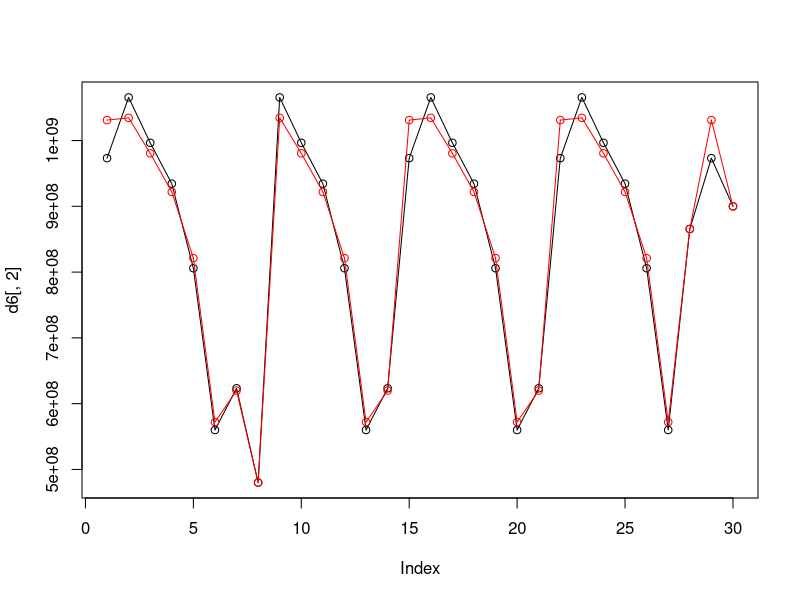

Reproduce this figure in R. (Note: this script raises an error after producing the figure.)
d2=read.csv("7_2.csv",header=FALSE)
d3=read.csv("7_3.csv",header=FALSE)
d4=read.csv("7_4.csv",header=FALSE)
d5=read.csv("7_5.csv",header=FALSE)
d6=read.csv("7_6.csv",header=FALSE)
d7=read.csv("7_7.csv",header=FALSE)
d8=read.csv("7_8.csv",header=FALSE)
plot(d6[,2],type="o")
points(d8[,2],type="o",col="red")
points(myTot[400:427,2],type="o",col="blue")

temp=(strftime(myTot$report_date,format="%w")=="4")
www=myTot[temp,]
mean(www[40:61,2])
mean(www[50:61,2])
#874634149
plot(www[,2])

myTot$monday=(strftime(myTot$report_date,format="%w")=="1")
myTot$tuesday=(strftime(myTot$report_date,format="%w")=="2")
myTot$wednesday=(strftime(myTot$report_date,format="%w")=="3")
myTot$thursday=(strftime(myTot$report_date,format="%w")=="4")
myTot$friday=(strftime(myTot$report_date,format="%w")=="5")
myTot$saturday=(strftime(myTot$report_date,format="%w")=="6")

formulaStr="purchase~monday+tuesday+wednesday+thursday+friday+saturday"
lmFit=lm(as.formula(formulaStr),myTot[275:427,])
purchase=predict(lmFit,dataset2)